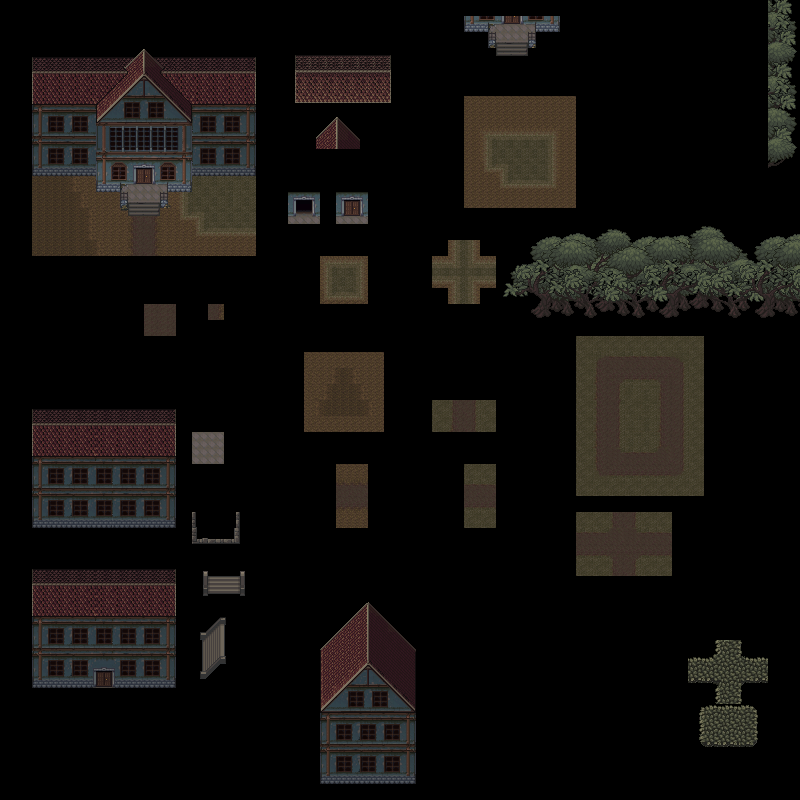

Rendered tile map (Tiled .tmx) drawn with the repository's tilesets; below, a short description and the map source with its tile grids summarised:
An orthogonal 50x50 tile map with 16x16 px tiles, 11 tile layers (Vrstva dlaždic 1, Vrstva dlaždic 11, Vrstva dlaždic 2, Vrstva dlaždic 3, ...), 4 tilesets.

<map version="1.0" tiledversion="1.1.6" orientation="orthogonal" renderorder="right-down" width="50" height="50" tilewidth="16" tileheight="16" infinite="0" nextobjectid="1">
 <tileset firstgid="1" name="sanatorium-pom" tilewidth="16" tileheight="16" tilecount="2500" columns="50">
  <image source="sanatorium-pom.png" width="800" height="800" />
 </tileset>
 <tileset firstgid="2501" name="sanatorium-pom1" tilewidth="16" tileheight="16" tilecount="2500" columns="50">
  <image source="sanatorium-pom1.png" width="800" height="800" />
 </tileset>
 <tileset firstgid="5001" name="trees-dark" tilewidth="16" tileheight="16" tilecount="2500" columns="50">
  <image source="trees-dark.png" width="800" height="800" />
 </tileset>
 <tileset firstgid="7501" name="Forsaken-Isle-125986" tilewidth="16" tileheight="16" tilecount="364" columns="26">
  <image source="Forsaken-Isle-125986.png" width="425" height="239" />
 </tileset>
 <layer name="Vrstva dlaždic 1" width="50" height="50">
  <data>[2500 cells, 1049 non-empty, 733 distinct tile ids]</data>
 </layer>
 <layer name="Vrstva dlaždic 11" width="50" height="50">
  <data>[2500 cells, 114 non-empty, 114 distinct tile ids]</data>
 </layer>
 <layer name="Vrstva dlaždic 2" width="50" height="50">
  <data>[2500 cells, 120 non-empty, 120 distinct tile ids]</data>
 </layer>
 <layer name="Vrstva dlaždic 3" width="50" height="50">
  <data>[2500 cells, 6 non-empty, 6 distinct tile ids]</data>
 </layer>
 <layer name="Vrstva dlaždic 4" width="50" height="50">
  <data>[2500 cells, 8 non-empty, 8 distinct tile ids]</data>
 </layer>
 <layer name="Vrstva dlaždic 5" width="50" height="50">
  <data>[2500 cells, 6 non-empty, 6 distinct tile ids]</data>
 </layer>
 <layer name="Vrstva dlaždic 6" width="50" height="50">
  <data>[2500 cells, 8 non-empty, 8 distinct tile ids]</data>
 </layer>
 <layer name="Vrstva dlaždic 7" width="50" height="50">
  <data>[2500 cells, 26 non-empty, 20 distinct tile ids]</data>
 </layer>
 <layer name="Vrstva dlaždic 8" width="50" height="50">
  <data>[2500 cells, 91 non-empty, 36 distinct tile ids]</data>
 </layer>
 <layer name="Vrstva dlaždic 9" width="50" height="50">
  <data>[2500 cells, 30 non-empty, 30 distinct tile ids]</data>
 </layer>
 <layer name="Vrstva dlaždic 10" width="50" height="50">
  <data>[2500 cells, 32 non-empty, 32 distinct tile ids]</data>
 </layer>
</map>
